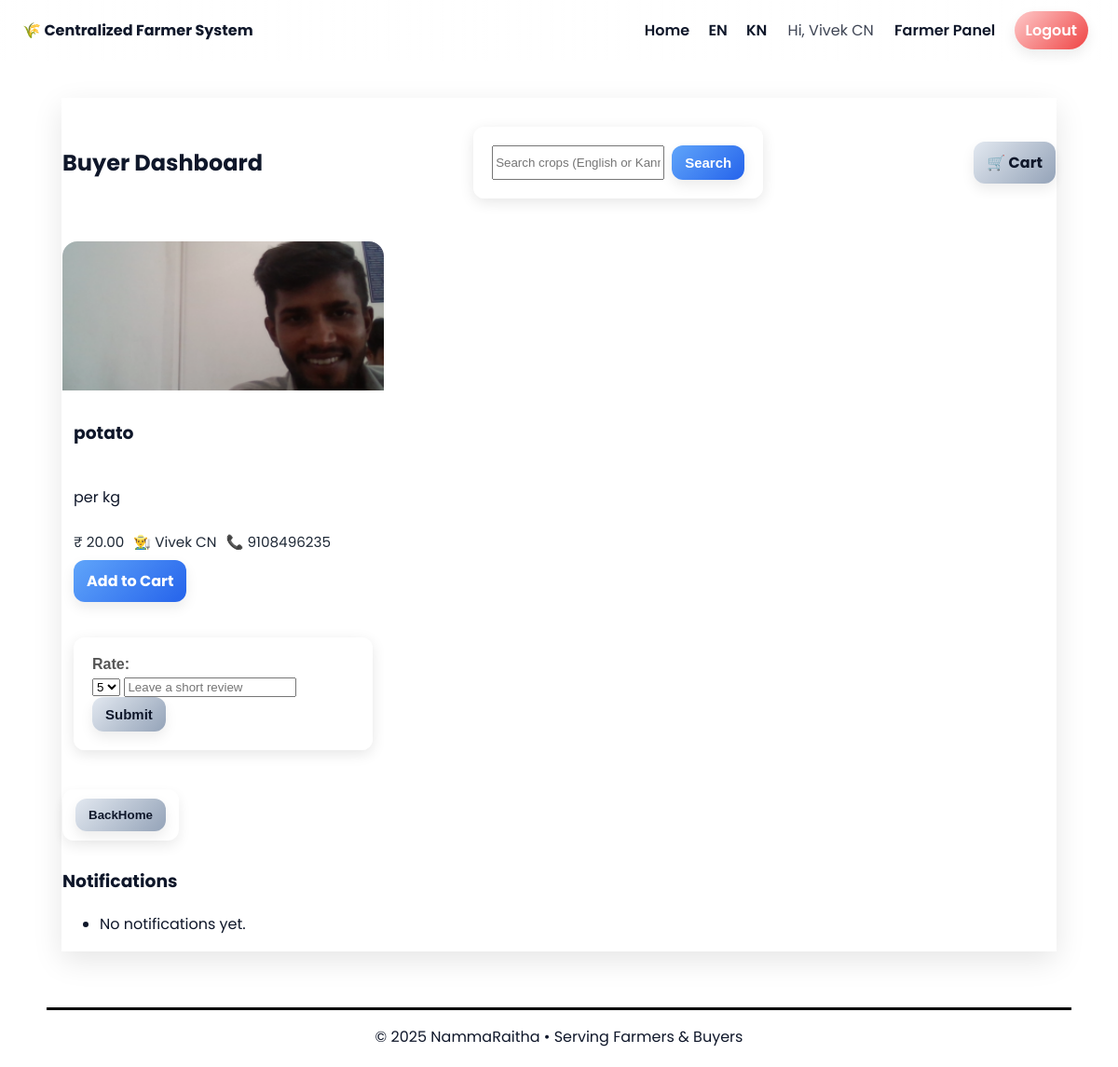
Screenshot of /search (signed in) with the database file from the repository.
### tables this page shows
CREATE TABLE users (
            id INTEGER PRIMARY KEY AUTOINCREMENT,
            role TEXT NOT NULL,
            name TEXT NOT NULL,
            email TEXT UNIQUE,
            phone TEXT,
            password_hash TEXT NOT NULL,
            created_at TEXT NOT NULL
        );

CREATE TABLE products (
            id INTEGER PRIMARY KEY AUTOINCREMENT,
            farmer_id INTEGER NOT NULL,
            name TEXT NOT NULL,
            description TEXT,
            price REAL NOT NULL,
            phone TEXT,
            image_filename TEXT,
            sold INTEGER DEFAULT 0,
            created_at TEXT NOT NULL,
            FOREIGN KEY(farmer_id) REFERENCES users(id)
        );

### app.py (the view)
@app.route('/search')
def search():
    q = request.args.get('q','').strip().lower()
    qx = KANNADA_MAP.get(q, q)
    conn = get_db(); cur = conn.cursor()
    cur.execute("""
        SELECT p.*, u.name AS farmer_name
        FROM products p
        JOIN users u ON p.farmer_id = u.id
        LEFT JOIN reviews r ON p.id = r.product_id
        WHERE p.sold=0 AND (LOWER(p.name) LIKE ? OR LOWER(p.description) LIKE ?)
        GROUP BY p.id
        ORDER BY COALESCE(AVG(r.rating),0) DESC
    """, (f'%{qx}%', f'%{qx}%',))
    rows = cur.fetchall()
    conn.close()
    return render_template('buyer_dashboard.html', products=rows, notes=[], query=q)

### app.py (called while the page is built)
def get_db():
    conn = sqlite3.connect(os.path.join(BASE_DIR, 'app.db'))
    conn.row_factory = sqlite3.Row
    return conn

def t(key):
    lang = session.get('lang', 'en')
    return TRANSLATIONS.get(lang, TRANSLATIONS['en']).get(key, key)

@app.context_processor
def inject_translations():
    return {'t': t, 'lang': session.get('lang','en')}

### templates/buyer_dashboard.html (shortened to what this page needs)
{% extends 'base.html' %}
{% block content %}
<section class="dashboard glass">
  <div class="dash-header">
    <h2>Buyer Dashboard</h2>
    <form action="{{ url_for('search') }}" class="search">
      <input name="q" id="search-input" value="{{ query or '' }}" placeholder="Search crops (English or Kannada)...">
      <button class="btn primary">Search</button>
    </form>
    <a href="{{ url_for('buyer_cart') }}" class="btn secondary">🛒 Cart</a>
  </div>
  <div class="grid">
    {% for p in products %}
      <div class="tile">
        <img src="{{ url_for('uploaded_file', filename=p.image_filename) if p.image_filename else 'https://images.unsplash.com/photo-1592924357228-91a4daadcfea?q=80&w=2069&auto=format&fit=crop' }}" alt="product">
        <div class="tile-body">
          <h3>{{ p.name }}</h3>
          <p>{{ p.description }}</p>
          <div class="meta">
            <span>₹ {{ '%.2f'|format(p.price) }}</span>
            <span>👨‍🌾 {{ p.farmer_name }}</span>
            <span>📞 {{ p.phone or 'N/A' }}</span>
          </div>
          <div class="actions">
            <a class="btn primary" href="{{ url_for('add_to_cart', pid=p.id) }}">Add to Cart</a>
          </div>
          <form method="post" action="{{ url_for('review', pid=p.id) }}" class="review">
            <label>Rate:</label>
            <select name="rating">
              <option>5</option><option>4</option><option>3</option><option>2</option><option>1</option>
            </select>
            <input name="text" placeholder="Leave a short review">
            <button class="btn secondary">Submit</button>
          </form>
        </div>
      </div>
    {% else %}
      <p>No products available right now.</p>
    {% endfor %}
  </div>
 <a href="{{ url_for('index') }}" class="btn btn-primary" style="margin-bottom:10px;"><button class="btn secondary">BackHome</button>
</a>
  <h3>Notifications</h3>
  <ul class="notes">
    {% for n in notes %}
      <li>🔔 {{ n.message }} <small>{{ n.created_at }}</small></li>
    {% else %}
      <li>No notifications yet.</li>
    {% endfor %}
  </ul>
</section>
{% endblock %}

### templates/base.html (shortened to what this page needs)
{% set bg_image = 'https://images.unsplash.com/photo-1549880187-2d8a2dfbd6f8?q=80&w=2070&auto=format&fit=crop' %}
<!doctype html>
<html lang="en">
<head>
  <link rel="stylesheet" href="{{ url_for('static', filename='css/style.css') }}">
  <link rel="stylesheet" href="{{ url_for('static', filename='css/add_product.css') }}">
</head>
<body style="background-image:url('{{ bg_image }}');">
  <header class="nav">
    <div class="brand">🌾 {{ t('title') }}</div>
    <nav>
      <a href="{{ url_for('index') }}">Home</a>
      <a href="{{ url_for('set_lang', code='en') }}">EN</a>
      <a href="{{ url_for('set_lang', code='kn') }}">KN</a>
      {% if session.get('user_id') %}
        <span class="hello">Hi, {{ session.get('name') }}</span>
        {% if session.get('role') == 'farmer' %}
          <a href="{{ url_for('farmer_dashboard') }}">{{ t('farmer') }} Panel</a>
          <a class="btn danger" href="{{ url_for('farmer_logout') }}">{{ t('logout') }}</a>
        {% elif session.get('role') == 'buyer' %}
          <a href="{{ url_for('buyer_dashboard') }}">{{ t('buyer') }} Panel</a>
          <a class="btn danger" href="{{ url_for('buyer_logout') }}">{{ t('logout') }}</a>
        {% endif %}
      {% endif %}
    </nav>
  </header>
  <main class="container">
    {% block content %}{% endblock %}
  </main>
  <footer class="footer">
    <div class="line"></div>
    <p>© {{ 2025 }} NammaRaitha • Serving Farmers & Buyers</p>
  </footer>
</body>
</html>

### static/css/style.css (style rules this page uses)
:root { --glass-bg: rgba(255,255,255,0.2); --glass-stroke: rgba(255,255,255,0.35); --text: #0f172a; --accent: #2563eb; --success: #16a34a; --warn: #f59e0b; --danger: #ef4444; }
* { box-sizing: border-box; }
body { margin:0; font-family:'Poppins',system-ui,-apple-system,Segoe UI,Roboto; color:var(--text); min-height:100vh; background-size:cover; background-position:center; backdrop-filter:saturate(120%) blur(1px); }
.nav { display:flex; justify-content:space-between; align-items:center; padding:12px 24px; background:linear-gradient(90deg, rgba(255,255,255,0.6), rgba(255,255,255,0.2)); position:sticky; top:0; backdrop-filter: blur(6px); }
.brand { font-weight:700; }
.nav a { margin:0 8px; text-decoration:none; color:#0f172a; font-weight:600; }
.nav .btn { padding:8px 12px; border-radius:999px; }
.hello { margin:0 10px; opacity:.8; }
.container { max-width:1100px; margin:40px auto; padding:0 16px; }
.glass { background:var(--glass-bg); border:1px solid var(--glass-stroke); box-shadow:0 10px 30px rgba(0,0,0,.1); backdrop-filter: blur(10px); }
.btn { display:inline-block; padding:10px 14px; border:none; border-radius:12px; cursor:pointer; text-decoration:none; font-weight:700; box-shadow:0 6px 14px rgba(0,0,0,.08); transition: transform .15s, box-shadow .2s; }
.btn.primary { background:linear-gradient(135deg, #60a5fa, #2563eb); color:white; }
.btn.secondary { background:linear-gradient(135deg, #e2e8f0, #94a3b8); color:#0f172a; }
.btn.danger { background:linear-gradient(135deg, #fecaca, #ef4444); color:white; }
.dashboard .dash-header { display:flex; gap:12px; align-items:center; justify-content:space-between; margin-bottom:16px; }
.search { display:flex; gap:8px; position:relative; }
.search input { flex:1; }
.grid { display:grid; grid-template-columns: repeat(auto-fill,minmax(260px,1fr)); gap:16px; }
.tile { background:white; border-radius:16px; overflow:hidden; display:flex; flex-direction:column; }
.tile img { width:100%; height:160px; object-fit:cover; }
.tile-body { padding:12px; display:flex; flex-direction:column; gap:8px; }
.meta { display:flex; gap:10px; flex-wrap:wrap; font-size:.95rem; color:#1f2937; }
.actions { display:flex; gap:8px; }
.footer { margin:60px 0 20px; text-align:center; }
.footer .line { height:3px; background:black; width:100%; max-width:1100px; margin:0 auto 12px; }

### static/css/add_product.css (style rules this page uses)
form { max-width: 600px; margin: 30px auto; padding: 20px; background: rgba(255, 255, 255, 0.95); border-radius: 12px; box-shadow: 0 4px 15px rgba(0,0,0,0.1); font-family: Arial, sans-serif; }
form label { display: block; font-weight: bold; margin-bottom: 5px; color: #555; }
form button { display: inline-block; padding: 10px 20px; background-color: #2c7be5; color: #a4d1ee; border: none; border-radius: 6px; cursor: pointer; font-size: 15px; transition: background-color 0.3s ease; }

### rows the page displays
users: get "Vivek CN", role "Farmer"
products: image_filename (picture), name "potato", description "per kg", price "20.00", farmer_name "Vivek CN", phone "9108496235"

### other values shown
{{ t('title') }} "Centralized Farmer System"
{{ t('logout') }} "Logout"
{{ 2025 }} "2025"
